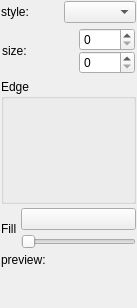
<?xml version="1.0" encoding="UTF-8"?>
<ui version="4.0">
 <class>SAQwtSymbolSetWidget</class>
 <widget class="QWidget" name="SAQwtSymbolSetWidget">
  <property name="geometry">
   <rect>
    <x>0</x>
    <y>0</y>
    <width>137</width>
    <height>308</height>
   </rect>
  </property>
  <property name="windowTitle">
   <string>Form</string>
  </property>
  <layout class="QVBoxLayout" name="verticalLayout_5">
   <property name="spacing">
    <number>4</number>
   </property>
   <property name="leftMargin">
    <number>1</number>
   </property>
   <property name="topMargin">
    <number>1</number>
   </property>
   <property name="rightMargin">
    <number>1</number>
   </property>
   <property name="bottomMargin">
    <number>1</number>
   </property>
   <item>
    <layout class="QHBoxLayout" name="horizontalLayout">
     <property name="spacing">
      <number>0</number>
     </property>
     <item>
      <widget class="QLabel" name="label">
       <property name="text">
        <string>style:</string>
       </property>
      </widget>
     </item>
     <item>
      <widget class="SAQwtSymbolComboBox" name="comboBoxSymbolStyle"/>
     </item>
    </layout>
   </item>
   <item>
    <layout class="QHBoxLayout" name="horizontalLayout_2">
     <property name="spacing">
      <number>4</number>
     </property>
     <property name="leftMargin">
      <number>1</number>
     </property>
     <property name="topMargin">
      <number>1</number>
     </property>
     <property name="rightMargin">
      <number>1</number>
     </property>
     <property name="bottomMargin">
      <number>1</number>
     </property>
     <item>
      <widget class="QLabel" name="label_2">
       <property name="text">
        <string>size:</string>
       </property>
      </widget>
     </item>
     <item>
      <widget class="QToolButton" name="toolButtonFixWidthHeight">
       <property name="minimumSize">
        <size>
         <width>12</width>
         <height>22</height>
        </size>
       </property>
       <property name="maximumSize">
        <size>
         <width>12</width>
         <height>22</height>
        </size>
       </property>
       <property name="text">
        <string/>
       </property>
       <property name="checkable">
        <bool>true</bool>
       </property>
       <property name="autoRaise">
        <bool>true</bool>
       </property>
      </widget>
     </item>
     <item>
      <layout class="QVBoxLayout" name="verticalLayout">
       <property name="spacing">
        <number>0</number>
       </property>
       <item>
        <widget class="QSpinBox" name="spinBoxSizeX">
         <property name="maximum">
          <number>999</number>
         </property>
        </widget>
       </item>
       <item>
        <widget class="QSpinBox" name="spinBoxSizeY">
         <property name="maximum">
          <number>999</number>
         </property>
        </widget>
       </item>
      </layout>
     </item>
    </layout>
   </item>
   <item>
    <widget class="QGroupBox" name="groupBox">
     <property name="sizePolicy">
      <sizepolicy hsizetype="Preferred" vsizetype="Maximum">
       <horstretch>0</horstretch>
       <verstretch>0</verstretch>
      </sizepolicy>
     </property>
     <property name="minimumSize">
      <size>
       <width>0</width>
       <height>0</height>
      </size>
     </property>
     <property name="title">
      <string>Edge</string>
     </property>
     <layout class="QVBoxLayout" name="verticalLayout_2">
      <property name="spacing">
       <number>1</number>
      </property>
      <property name="leftMargin">
       <number>1</number>
      </property>
      <property name="topMargin">
       <number>1</number>
      </property>
      <property name="rightMargin">
       <number>1</number>
      </property>
      <property name="bottomMargin">
       <number>1</number>
      </property>
      <item>
       <widget class="SAPenSetWidget" name="edgetPenSet" native="true">
        <property name="minimumSize">
         <size>
          <width>0</width>
          <height>100</height>
         </size>
        </property>
       </widget>
      </item>
     </layout>
    </widget>
   </item>
   <item>
    <layout class="QHBoxLayout" name="horizontalLayout_3">
     <property name="spacing">
      <number>4</number>
     </property>
    </layout>
   </item>
   <item>
    <layout class="QHBoxLayout" name="horizontalLayout_4">
     <property name="spacing">
      <number>4</number>
     </property>
     <item>
      <widget class="QLabel" name="label_4">
       <property name="text">
        <string>Fill</string>
       </property>
      </widget>
     </item>
     <item>
      <layout class="QVBoxLayout" name="verticalLayout_3">
       <property name="spacing">
        <number>4</number>
       </property>
       <item>
        <widget class="SAColorPickerButton" name="colorPushButtonBrush">
         <property name="text">
          <string/>
         </property>
        </widget>
       </item>
       <item>
        <widget class="QSlider" name="horizontalSliderBrushAlpha">
         <property name="maximum">
          <number>255</number>
         </property>
         <property name="orientation">
          <enum>Qt::Horizontal</enum>
         </property>
        </widget>
       </item>
      </layout>
     </item>
    </layout>
   </item>
   <item>
    <layout class="QVBoxLayout" name="verticalLayout_4">
     <item>
      <widget class="QLabel" name="label_5">
       <property name="text">
        <string>preview:</string>
       </property>
      </widget>
     </item>
     <item>
      <widget class="QLabel" name="labelPreview">
       <property name="sizePolicy">
        <sizepolicy hsizetype="Expanding" vsizetype="Expanding">
         <horstretch>0</horstretch>
         <verstretch>0</verstretch>
        </sizepolicy>
       </property>
       <property name="minimumSize">
        <size>
         <width>0</width>
         <height>30</height>
        </size>
       </property>
       <property name="text">
        <string/>
       </property>
      </widget>
     </item>
    </layout>
   </item>
  </layout>
 </widget>
 <customwidgets>
  <customwidget>
   <class>SAQwtSymbolComboBox</class>
   <extends>QComboBox</extends>
   <header>SAQwtSymbolComboBox.h</header>
  </customwidget>
  <customwidget>
   <class>SAColorPickerButton</class>
   <extends>QPushButton</extends>
   <header>SAColorPickerButton.h</header>
  </customwidget>
  <customwidget>
   <class>SAPenSetWidget</class>
   <extends>QWidget</extends>
   <header>SAPenSetWidget.h</header>
   <container>1</container>
  </customwidget>
 </customwidgets>
 <resources/>
 <connections/>
</ui>
